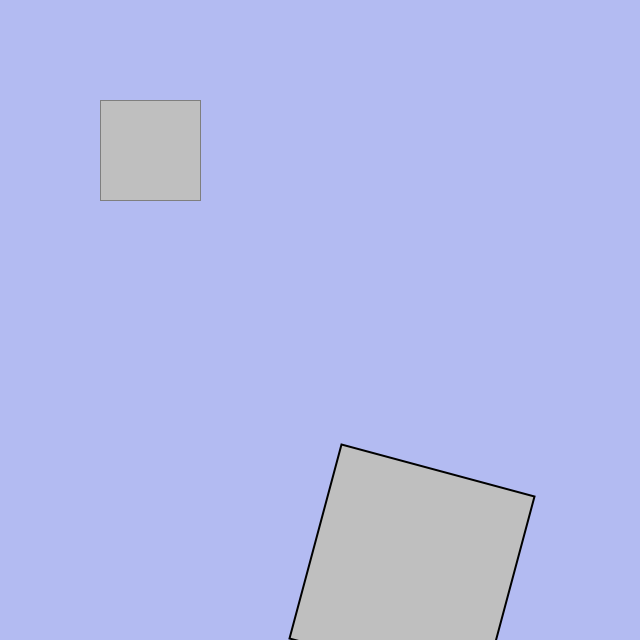
Frame 1 (no input)
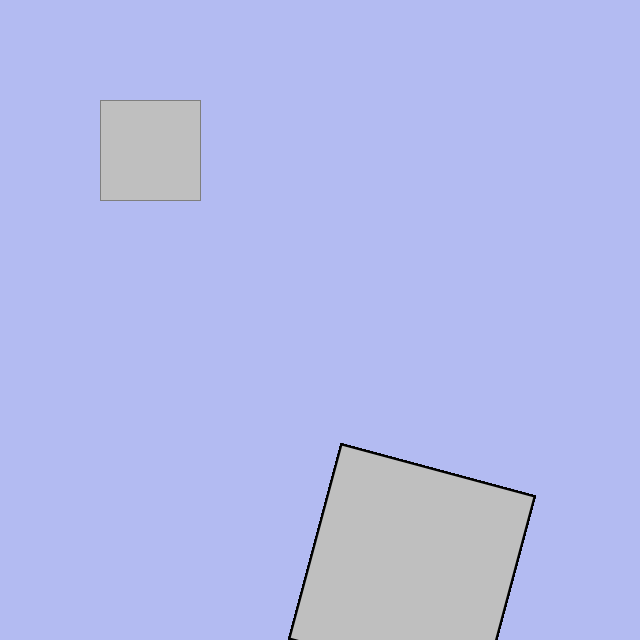
Frame 60 (the mouse pressed at the canvas centre just before this capture)
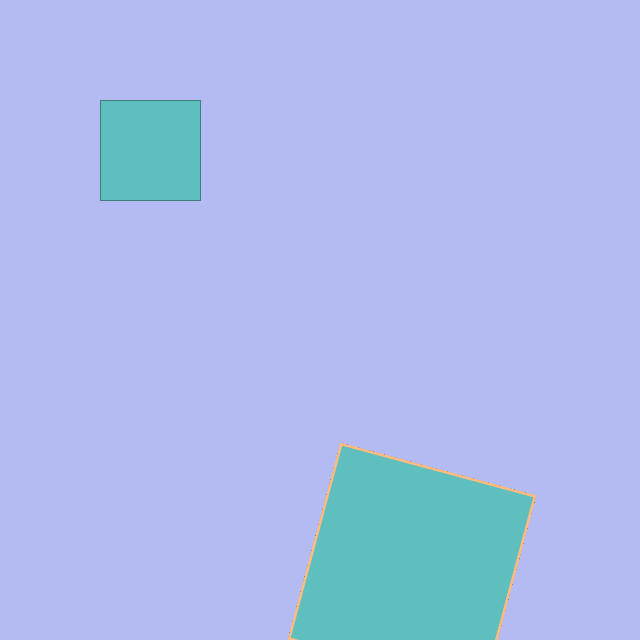
Frame 120 (the mouse held since frame 60 and released just before this capture)

The Processing sketch that drew these frames (run headless with seeded random() and noise(); from frame 60 on, the mouse is pressed at the canvas centre):

// Processing sketch: processing_136531
// ── processing_136531.pde

//Transforming the grid
//Global variables
//Setup
void setup(){
    size(640,640);
    colorMode(HSB,width,height,100);
    background(random(width),random(height),random(100));
}

//draw

void draw(){
  
    stroke(mouseX,mouseY,50);
    fill(mouseY,mouseX,75);
    rect(100,100,100,100);
    //pushMatrix,popMatrix
    pushMatrix();
    stroke(50,mouseX,mouseY);
    translate(200,200);
    scale(2.0);
    rotate(radians(15));
    rect(100,100,100,100);
    popMatrix();
    fill(mouseX,mouseY,75);
    if(keyPressed==true){
        rect(100,100,50,50);
      };
    println("mouseX is:"+mouseX);
    //Input
    //mouseX
    //mouseY
    //mousePressed
    //keyPressed
}

void mouseMoved(){
    background(random(width),random(height),random(100));
}

void mouseDragged(){
    background(random(width),random(height),random(100));
}

void mouseReleased(){
    background(random(width),random(height),random(100));
}

void keyPressed(){
    //if(key=='s' || key=='S'){
         // background(random(width),random(height),random(100));
      //}
}

void keyReleased(){
    if(key=='s' || key=='S'){
          background(random(width),random(height),random(100));
      }
}
